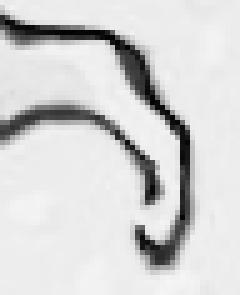
#> input picture template.png, 48 x 59 px, given as the content of the folder E:/python work/claw analysis/claws1, which was not available (shown 5 times larger)
$ python batch_extract_centerlines.py
#> lines starting #> are read from the running program, lines starting #| are printed output that depends on the picture; after the words box and inside, x2 and y2 are one past the last pixel; in counts of white or black regions, pixels touching at a corner belong together; pictures that were not available may be replaced by others from this repository, and a replacement may not be noted
### extract_centerline.py
"""
Refactored Centerline Extraction Module

Improved readability and modularity for easier maintenance.
"""

import os
import cv2
import numpy as np
from utils import zhang_suen_thinning, robust_skeleton, extract_longest_path_from_skeleton


# ============ STEP 1: Image Loading ============

def load_and_prepare_image(input_path, pad=25):
    """Load grayscale image and add padding."""
    gray = cv2.imread(input_path, cv2.IMREAD_GRAYSCALE)
    if gray is None:
        raise FileNotFoundError(f"Cannot load image: {input_path}")
    padded = cv2.copyMakeBorder(gray, pad, pad, pad, pad, cv2.BORDER_CONSTANT, value=255)
    return gray, padded


# ============ STEP 2: Binarization ============

def binarize_and_invert(gray_padded):
    """Apply Otsu binarization and invert to get white boundaries on black background."""
    _, binary = cv2.threshold(gray_padded, 0, 255, cv2.THRESH_BINARY + cv2.THRESH_OTSU)
    inverted = cv2.bitwise_not(binary)
    edges_thick = cv2.dilate(inverted, np.ones((2, 2), np.uint8), iterations=1)
    return binary, inverted, edges_thick


# ============ STEP 3: Fill Mask Generation ============

def fill_region_between_curves(closed, pad, out_dir, verbose=True):
    """Fill the region between claw boundaries using progressive morphological closing."""
    h, w = closed.shape

    # Define kernels with odd sizes
    def odd_size(val):
        return val + 1 if val % 2 == 0 else val

    kernel_small = cv2.getStructuringElement(cv2.MORPH_ELLIPSE, (7, 7))

    medium_sz = odd_size(min(2 * pad - 20, 25))
    kernel_medium = cv2.getStructuringElement(cv2.MORPH_ELLIPSE, (medium_sz, medium_sz))

    large_sz = odd_size(min(2 * pad - 10, 45))
    kernel_large = cv2.getStructuringElement(cv2.MORPH_ELLIPSE, (large_sz, large_sz))

    extra_large_sz = odd_size(min(2 * pad - 5, 55))
    kernel_extra_large = cv2.getStructuringElement(cv2.MORPH_ELLIPSE, (extra_large_sz, extra_large_sz))

    if verbose:
        print("Performing progressive morphological closing...")

    # Progressive closing
    closed_region = cv2.morphologyEx(closed, cv2.MORPH_CLOSE, kernel_small)
    closed_region = cv2.morphologyEx(closed_region, cv2.MORPH_CLOSE, kernel_medium)
    closed_region = cv2.morphologyEx(closed_region, cv2.MORPH_CLOSE, kernel_large)
    closed_region = cv2.morphologyEx(closed_region, cv2.MORPH_CLOSE, kernel_extra_large, iterations=2)

    # Fill contours
    inside = np.zeros((h, w), np.uint8)
    contours, _ = cv2.findContours(closed_region, cv2.RETR_EXTERNAL, cv2.CHAIN_APPROX_NONE)
    cv2.drawContours(inside, contours, -1, 255, thickness=cv2.FILLED)
    cv2.imwrite(os.path.join(out_dir, "filled_mask.png"), inside)

    return inside


# ============ STEP 4: Skeleton Extraction ============

def extract_skeletons(inside, out_dir, verbose=True):
    """Extract both robust and direct skeletons from filled mask."""
    if verbose:
        print("Extracting skeletons...")

    skel_robust = robust_skeleton(inside, min_branch_length=40, border_size=8)
    skel_direct = zhang_suen_thinning(inside)

    cv2.imwrite(os.path.join(out_dir, "skeleton_robust.png"), skel_robust)
    cv2.imwrite(os.path.join(out_dir, "skeleton_direct.png"), skel_direct)
    cv2.imwrite(os.path.join(out_dir, "skeleton.png"), skel_robust)

    return skel_robust, skel_direct


# ============ STEP 5: Visualization ============

def visualize_and_save_results(gray, pad, path_robust, path_direct, skel_robust, skel_direct, out_dir):
    """Create visualizations for both robust and direct centerlines, and save coordinates."""

    # Visualization 1: Robust skeleton + centerline
    vis_robust = cv2.cvtColor(gray, cv2.COLOR_GRAY2BGR)
    ys, xs = np.where(skel_robust > 0)
    for x, y in zip(xs, ys):
        vis_robust[y, x] = (0, 255, 0)
    for i in range(1, len(path_robust)):
        cv2.line(vis_robust, path_robust[i - 1], path_robust[i], (0, 0, 255), 1, cv2.LINE_AA)
    vis_robust = vis_robust[pad:-pad, pad:-pad]
    cv2.imwrite(os.path.join(out_dir, "centerline.png"), vis_robust)

    # Visualization 2: Direct skeleton + centerline
    vis_direct = cv2.cvtColor(gray, cv2.COLOR_GRAY2BGR)
    ys, xs = np.where(skel_direct > 0)
    for x, y in zip(xs, ys):
        vis_direct[y, x] = (0, 255, 0)
    for i in range(1, len(path_direct)):
        cv2.line(vis_direct, path_direct[i - 1], path_direct[i], (0, 0, 255), 1, cv2.LINE_AA)
    vis_direct = vis_direct[pad:-pad, pad:-pad]
    cv2.imwrite(os.path.join(out_dir, "centerline_direct.png"), vis_direct)

    # Save robust centerline coordinates
    if len(path_robust) > 0:
        path_array = np.array(path_robust) - pad
        np.savetxt(
            os.path.join(out_dir, "centerline.csv"),
            path_array,
            delimiter=',',
            header='x,y',
            comments='',
            fmt='%d'
        )

    # Save direct centerline coordinates
    if len(path_direct) > 0:
        path_array = np.array(path_direct) - pad
        np.savetxt(
            os.path.join(out_dir, "centerline_direct.csv"),
            path_array,
            delimiter=',',
            header='x,y',
            comments='',
            fmt='%d'
        )


# ============ STEP 6: Main Function ============

def extract_centerline(input_path, pad=25, verbose=True):
    """
    Extract centerline from a claw image.

    Args:
        input_path (str): Path to the input PNG image
        pad (int): Padding size in pixels (default: 25)
        verbose (bool): Whether to print progress messages (default: True)

    Returns:
        dict: Result dictionary containing:
            - 'success' (bool): Whether extraction succeeded
            - 'centerline_points' (int): Number of centerline points extracted
            - 'path' (list): List of (x,y) tuples representing the centerline
            - 'output_dir' (str): Path to output directory
            - 'error' (str): Error message if failed (None if successful)
    """
    input_filename = os.path.splitext(os.path.basename(input_path))[0]
    out_dir = os.path.join(os.path.dirname(input_path), f"{input_filename}_output")
    os.makedirs(out_dir, exist_ok=True)

    try:
        # Step 1: Load and prepare image
        gray, padded = load_and_prepare_image(input_path, pad)

        # Step 2: Binarization
        binary, inverted, closed = binarize_and_invert(padded)

        # Save debug images
        cv2.imwrite(os.path.join(out_dir, "debug_binary.png"), binary)
        cv2.imwrite(os.path.join(out_dir, "debug_inverted.png"), inverted)
        cv2.imwrite(os.path.join(out_dir, "debug_closed.png"), closed)

        # Step 3: Fill region between curves
        inside = fill_region_between_curves(closed, pad, out_dir, verbose)

        # Step 4: Extract skeletons
        skel_robust, skel_direct = extract_skeletons(inside, out_dir, verbose)

        # Step 5: Extract longest paths from both skeletons
        path_robust = extract_longest_path_from_skeleton(skel_robust)
        path_direct = extract_longest_path_from_skeleton(skel_direct)

        # Step 6: Visualize and save results for both
        visualize_and_save_results(padded, pad, path_robust, path_direct, skel_robust, skel_direct, out_dir)

        if verbose:
            print(f"Success! Centerline points: robust={len(path_robust)}, direct={len(path_direct)}")

        return {
            'success': True,
            'centerline_points': len(path_robust),
            'centerline_points_direct': len(path_direct),
            'path': path_robust,
            'path_direct': path_direct,
            'output_dir': out_dir,
            'error': None
        }

    except Exception as e:
        if verbose:
            print(f"Error: {str(e)}")
        return {
            'success': False,
            'centerline_points': 0,
            'centerline_points_direct': 0,
            'path': [],
            'path_direct': [],
            'output_dir': out_dir,
            'error': str(e)
        }


# ============ STEP 7: Standalone Run ============

# [8 lines that do not run on import are left out]

### utils.py
"""
Utility functions for centerline extraction from claw images.
Contains skeleton extraction, pruning, and path finding algorithms.
"""

import cv2
import numpy as np
from collections import deque
from skimage.morphology import skeletonize, remove_small_objects


# ====== Helper Functions for Image Processing ======

def get_8_neighbors_values(img: np.ndarray, y: int, x: int):
    """
    Get 8-neighborhood pixel values in clockwise order starting from top.

    Args:
        img: Binary image array
        y: Row coordinate
        x: Column coordinate

    Returns:
        List of 8 pixel values [p2, p3, p4, p5, p6, p7, p8, p9]
    """
    h, w = img.shape

    # P2: top neighbor
    p2 = img[y-1, x]   if y > 0     else 0
    # P3: top-right neighbor
    p3 = img[y-1, x+1] if y > 0 and x < w-1 else 0
    # P4: right neighbor
    p4 = img[y,   x+1] if x < w-1  else 0
    # P5: bottom-right neighbor
    p5 = img[y+1, x+1] if y < h-1 and x < w-1 else 0
    # P6: bottom neighbor
    p6 = img[y+1, x]   if y < h-1  else 0
    # P7: bottom-left neighbor
    p7 = img[y+1, x-1] if y < h-1 and x > 0 else 0
    # P8: left neighbor
    p8 = img[y,   x-1] if x > 0    else 0
    # P9: top-left neighbor
    p9 = img[y-1, x-1] if y > 0 and x > 0 else 0

    return [p2, p3, p4, p5, p6, p7, p8, p9]


# [56 lines left out: functions get_8_neighbors_coords, count_skeleton_neighbors, not called in this run]


def bfs_farthest_node(adj: list, start_idx: int):
    """
    BFS to find the farthest node from start in a graph.

    Args:
        adj: Adjacency list representation of graph
        start_idx: Starting node index

    Returns:
        Tuple of (farthest_node_index, predecessor_map)
    """
    # Initialize BFS queue
    q = deque([start_idx])

    # Distance from start to each node
    dist = {start_idx: 0}

    # Predecessor map for path reconstruction
    prev = {start_idx: None}

    # Run BFS
    while q:
        # Dequeue current node
        u = q.popleft()

        # Visit all neighbors
        for v in adj[u]:
            # If not visited yet
            if v not in dist:
                # Update distance
                dist[v] = dist[u] + 1
                # Record predecessor
                prev[v] = u
                # Add to queue
                q.append(v)

    # Find the farthest node (max distance)
    far = max(dist, key=lambda k: dist[k])

    return far, prev


# ====== Main Algorithm Functions ======

def zhang_suen_thinning(bin_img: np.ndarray) -> np.ndarray:
    """
    Zhang-Suen thinning algorithm to extract skeleton from binary image.

    Args:
        bin_img: Binary image with values 0 or 255

    Returns:
        Thinned skeleton image with values 0 or 255
    """
    # Convert to binary (0 or 1) for processing
    img = (bin_img > 0).astype(np.uint8)
    changed = True  # Flag to track if any pixels were removed
    h, w = img.shape  # Get image dimensions

    # Iterate until no more pixels can be removed
    while changed:
        changed = False
        to_white = []  # List of pixels to remove in this iteration

        # Step 1: Check all pixels for removal conditions
        for y in range(1, h-1):
            for x in range(1, w-1):
                # Skip if pixel is already background
                if img[y, x] == 0:
                    continue

                # Get 8 neighbors using helper function
                ns = get_8_neighbors_values(img, y, x)

                # C: Number of 0-1 transitions in neighborhood (connectivity number)
                C = sum((ns[i] == 0 and ns[(i+1) % 8] == 1) for i in range(8))

                # N: Number of non-zero neighbors
                N = sum(ns)

                # Check Zhang-Suen step 1 conditions:
                # 1. 2 <= N <= 6 (not isolated, not fully surrounded)
                # 2. C == 1 (exactly one connected component in neighborhood)
                # 3. P2*P4*P6 == 0 (at least one of top, right, bottom is background)
                # 4. P4*P6*P8 == 0 (at least one of right, bottom, left is background)
                if 2 <= N <= 6 and C == 1 and ns[0]*ns[2]*ns[4] == 0 and ns[2]*ns[4]*ns[6] == 0:
                    to_white.append((y, x))

        # Remove marked pixels
        if to_white:
            changed = True
            for y, x in to_white:
                img[y, x] = 0

        to_white = []  # Reset for step 2

        # Step 2: Check all pixels with different conditions
        for y in range(1, h-1):
            for x in range(1, w-1):
                # Skip if pixel is already background
                if img[y, x] == 0:
                    continue

                # Get 8 neighbors using helper function
                ns = get_8_neighbors_values(img, y, x)

                # C: Number of 0-1 transitions
                C = sum((ns[i] == 0 and ns[(i+1) % 8] == 1) for i in range(8))

                # N: Number of non-zero neighbors
                N = sum(ns)

                # Check Zhang-Suen step 2 conditions (slightly different from step 1):
                # 1. 2 <= N <= 6
                # 2. C == 1
                # 3. P2*P4*P8 == 0 (at least one of top, right, left is background)
                # 4. P2*P6*P8 == 0 (at least one of top, bottom, left is background)
                if 2 <= N <= 6 and C == 1 and ns[0]*ns[2]*ns[6] == 0 and ns[0]*ns[4]*ns[6] == 0:
                    to_white.append((y, x))

        # Remove marked pixels
        if to_white:
            changed = True
            for y, x in to_white:
                img[y, x] = 0

    # Convert back to 0/255 format
    return (img * 255).astype(np.uint8)


def robust_skeleton(binary_img, min_branch_length=40, border_size=8, verbose=False):
    """
    2025 永不翻车版 robust_skeleton —— 无警告、无黑图、无误杀
    """
    h, w = binary_img.shape
    orig_white = np.sum(binary_img > 0)
    if verbose:
        print(f"  Input: {h}x{w}, white pixels: {orig_white}")

    # Step 1: 智能防贴边（只在真的贴边时才动手）
    border = border_size
    if (np.any(binary_img[:border, :]>0) or np.any(binary_img[-border:,:]>0) or
        np.any(binary_img[:,:border]>0) or np.any(binary_img[:,-border:]>0)):
        mask = np.ones_like(binary_img, bool)
        mask[:border, :] = mask[-border:, :] = mask[:, :border] = mask[:, -border:] = False
        clean = binary_img.copy()
        clean[~mask] = 0
        if verbose:
            print(f"  Border cleaned: removed {orig_white - np.sum(clean>0)} pixels")
    else:
        clean = binary_img.copy()

    # Step 2: 骨架化
    skeleton = skeletonize(clean > 0)                     # 输出就是 bool

    # Step 3: 超级安全去毛刺（永别警告！）
    if min_branch_length > 0:
        before = np.sum(skeleton)
        skeleton = remove_small_objects(skeleton, min_size=min_branch_length, connectivity=1)  # 现在 100% 是 bool
        after = np.sum(skeleton)
        if before > 0 and after / before < 0.3:           # 删太多 = 误杀爪子
            if verbose:
                print(f"  Safety revert: {before}→{after}, too much removed!")
            skeleton = skeletonize(clean > 0)
        if verbose:
            print(f"  After pruning: {np.sum(skeleton)} pixels")

    # Step 4: 最后保险（骨架彻底没了就强行救活）
    if np.sum(skeleton) == 0 and orig_white > 200:
        if verbose:
            print("  Emergency recovery: using largest connected component")
        n, labels = cv2.connectedComponents(binary_img)
        if n > 1:
            largest = np.argmax(np.bincount(labels.flat)[1:]) + 1
            skeleton = skeletonize(labels == largest)

    return skeleton.astype(np.uint8) * 255

# [124 lines left out: functions extract_centerline_distance_transform, prune_skeleton, not called in this run]


def extract_longest_path_from_skeleton(skel: np.ndarray):
    """
    Extract the longest connected path from a skeleton image.
    Uses graph diameter algorithm (two BFS passes).

    Args:
        skel: Binary skeleton image

    Returns:
        List of (x, y) coordinates representing the longest path
    """
    # Find all skeleton pixels
    ys, xs = np.where(skel > 0)

    # Return empty path if no skeleton pixels found
    if len(xs) == 0:
        return []

    # Build graph representation
    nodes = {(int(x), int(y)) for x, y in zip(xs, ys)}  # Set of all skeleton pixels
    pts = list(nodes)  # Convert to list for indexing: index -> (x,y)
    index_of = {p: i for i, p in enumerate(pts)}  # Reverse map: (x,y) -> index

    # Define 8-neighborhood offsets
    nbrs = [(-1, -1), (0, -1), (1, -1),  # Top row: top-left, top, top-right
            (1, 0), (1, 1), (0, 1),       # Middle & bottom row: right, bottom-right, bottom
            (-1, 1), (-1, 0)]             # Bottom-left, left

    # Build adjacency list representation of skeleton graph
    adj = [[] for _ in range(len(pts))]  # adj[i] = list of neighbor indices

    for i, (x, y) in enumerate(pts):
        # Check all 8 neighbors
        for dx, dy in nbrs:
            q = (x + dx, y + dy)  # Neighbor coordinates
            j = index_of.get(q, None)  # Get neighbor index
            # If neighbor exists in skeleton, add edge
            if j is not None:
                adj[i].append(j)

    # Find endpoints (degree 1 nodes) to use as starting points
    degrees = [len(adj[i]) for i in range(len(pts))]
    endpoints = [i for i, d in enumerate(degrees) if d == 1]

    # If no endpoints (e.g., circular skeleton), start from arbitrary node
    if not endpoints:
        endpoints = [0]

    # Tree diameter algorithm: run BFS twice
    # First BFS: from arbitrary endpoint, find one end of diameter
    a0 = endpoints[0]
    a, _ = bfs_farthest_node(adj, a0)

    # Second BFS: from that end, find the other end
    # This gives us the longest path (diameter)
    b, prev = bfs_farthest_node(adj, a)

    # Reconstruct path from b to a using predecessor map
    path_idx = []
    cur = b
    while cur is not None:
        path_idx.append(cur)
        cur = prev.get(cur, None)

    # Reverse to get path from a to b
    path_idx.reverse()

    # Convert indices back to (x, y) coordinates
    path = [pts[i] for i in path_idx]

    return path

### batch_extract_centerlines.py
"""
Batch centerline extraction for multiple claw images.

This script processes all PNG images in a specified directory by calling
the centerline extraction function from extract_centerline.py.
"""

import glob
import os
import shutil
from extract_centerline import extract_centerline


# Configuration
INPUT_DIR = r"E:\python work\claw analysis\claws1"
PAD = 30
EXPORT_DIR = os.path.join(INPUT_DIR, "export")


def main():
    """Process all PNG images in the input directory."""

    print("=" * 60)
    print("BATCH CENTERLINE EXTRACTION")
    print("=" * 60)
    print(f"Input directory: {INPUT_DIR}")
    print(f"Padding: {PAD} pixels")
    print(f"Export directory: {EXPORT_DIR}\n")

    # Create export directory
    os.makedirs(EXPORT_DIR, exist_ok=True)

    # Find all PNG files
    png_files = sorted(
        glob.glob(os.path.join(INPUT_DIR, "*.png")),
        key=lambda x: int(os.path.splitext(os.path.basename(x))[0]) if os.path.splitext(os.path.basename(x))[0].isdigit() else 9999
    )

    if not png_files:
        print("ERROR: No PNG files found!")
        return

    print(f"Found {len(png_files)} PNG images\n")

    # Process each image
    results = []
    for i, image_path in enumerate(png_files, 1):
        filename = os.path.basename(image_path)
        print(f"[{i}/{len(png_files)}] Processing: {filename}")

        result = extract_centerline(image_path, pad=PAD, verbose=False)
#> in load_and_prepare_image, gray is the input picture: shape (59, 48); min 2, max 245, mean 211.2
#> in binarize_and_invert, `_, binary = cv2.threshold(gray_padded, 0, 255, cv2.THRESH_BINARY + cv2..`:
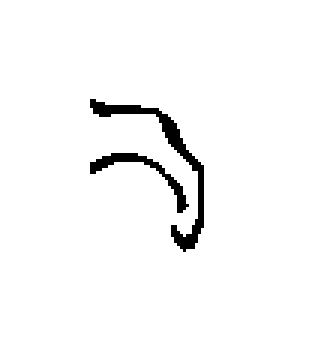
#> binary: shape (119, 108) (shown 3 times larger); 97.1% white; 2 black regions, box (x1, y1, x2, y2) and area: (30, 33, 68, 84) 250, (30, 51, 63, 71) 118
#> in binarize_and_invert, `edges_thick = cv2.dilate(inverted, np.ones((2, 2), np.uint8), iteratio..`:
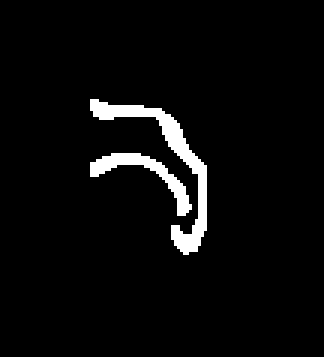
#> edges_thick: shape (119, 108) (shown 3 times larger); 4.1% white; 2 white regions, box (x1, y1, x2, y2) and area: (30, 33, 69, 85) 354, (30, 51, 64, 72) 176
#> in fill_region_between_curves, `closed_region = cv2.morphologyEx(closed_region, cv2.MORPH_CLOSE, kerne..`:
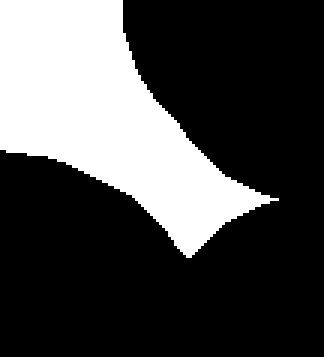
#> closed_region: shape (119, 108) (shown 3 times larger); 28.6% white; 1 white region
#> in fill_region_between_curves, `contours, _ = cv2.findContours(closed_region, cv2.RETR_EXTERNAL, cv2.C..`: contours = 1 contour; box (x1, y1, x2, y2) and area: (0, 0, 93, 86) 3544
#> in robust_skeleton, `orig_white = np.sum(binary_img > 0)`: orig_white = 3675
#> in robust_skeleton, `clean[~mask] = 0`:
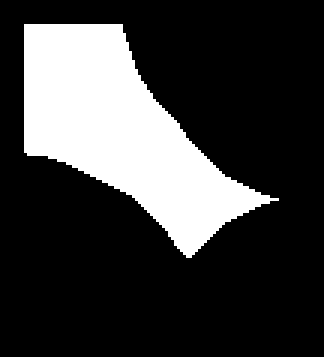
#> clean: shape (119, 108) (shown 3 times larger); 23.4% white; 1 white region, box (x1, y1, x2, y2) and area: (8, 8, 93, 86) 3005
#> in robust_skeleton, `skeleton = skeletonize(clean > 0)`:
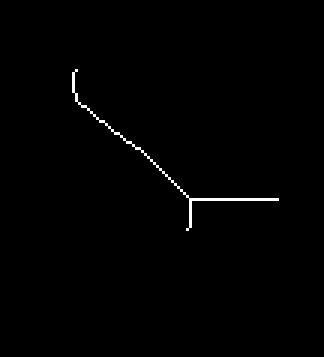
#> skeleton: shape (119, 108) bool (shown 3 times larger); 0.68% white in thin lines or dots, all inside (x1, y1, x2, y2) = (24, 23, 93, 77)
#> in robust_skeleton, `before = np.sum(skeleton)`: before = 88
#> in robust_skeleton, `after = np.sum(skeleton)`: after = 0
#> the loop in zhang_suen_thinning, `while changed:` made 41 passes
#> after the loop in zhang_suen_thinning, `while changed:`:
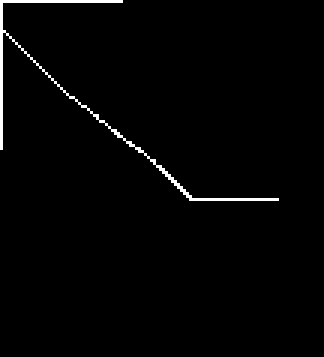
#> img: shape (119, 108) (shown 3 times larger); values 0 (black) and 1 (white), 1.5% white in thin lines or dots, all inside (x1, y1, x2, y2) = (0, 0, 93, 67)
#> the loop in extract_longest_path_from_skeleton, `for i, (x, y) in enumerate(pts):` made 88 passes
#> (x, y) on passes 1 to 8: (25, 23), (25, 32), (38, 44), (31, 38), (68, 66), (72, 66), (24, 26), (32, 39)
#> the loop in bfs_farthest_node, `while q:` made 88 passes
#> the loop in bfs_farthest_node (call 2), `while q:` made 88 passes
#> the loop in extract_longest_path_from_skeleton, `while cur is not None:` made 78 passes
#> the loop in extract_longest_path_from_skeleton (call 2), `for i, (x, y) in enumerate(pts):` made 199 passes
#> (x, y) on passes 1 to 3: (55, 57), (4, 0), (8, 0)
#> the loop in extract_longest_path_from_skeleton (call 2), `while cur is not None:` made 141 passes
#> the loop in visualize_and_save_results, `for x, y in zip(xs, ys):` made 88 passes
#> (x, y) on passes 1 to 8: (25, 23), (24, 24), (24, 25), (24, 26), (24, 27), (24, 28), (24, 29), (24, 30)
#> after the loop in visualize_and_save_results, `for x, y in zip(xs, ys):`:
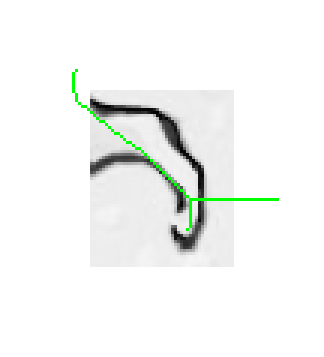
#> vis_robust: shape (119, 108, 3) (shown 3 times larger); mean B, G, R 243.9, 245.7, 243.9
#> the loop in visualize_and_save_results, `for i in range(1, len(path_robust)):` made 77 passes
#> (the rest of the program and of its run is left out)
